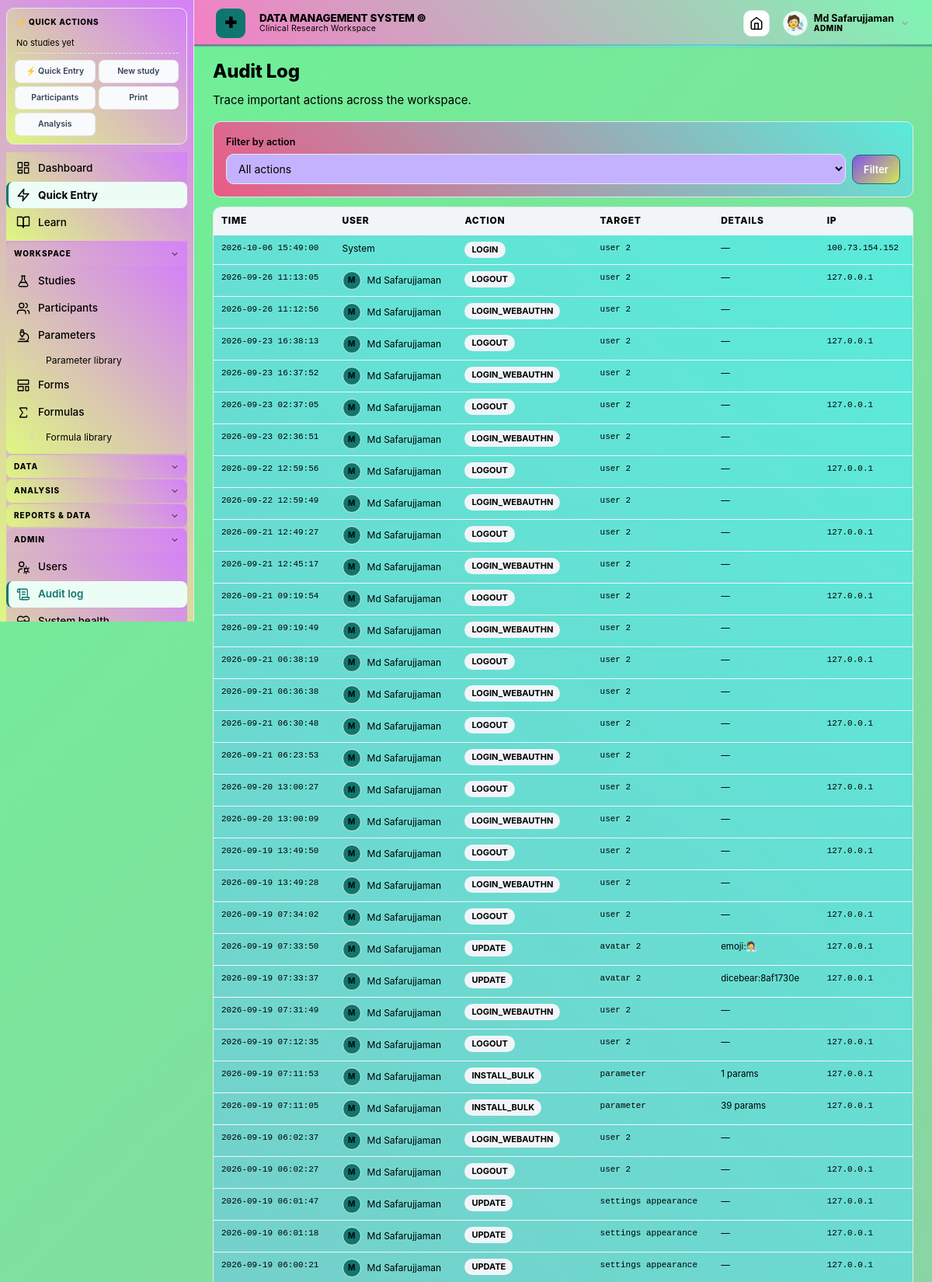
The page /audit (signed in, upper part) on the database its author committed.
### tables this page shows
CREATE TABLE settings(
    key   TEXT PRIMARY KEY,
    value TEXT NOT NULL
);

CREATE TABLE users(
    id            INTEGER PRIMARY KEY AUTOINCREMENT,
    username      TEXT UNIQUE NOT NULL,
    password_hash TEXT NOT NULL,
    role          TEXT NOT NULL CHECK(role IN ('ADMIN','RESEARCHER','VIEWER')),
    active        INTEGER NOT NULL DEFAULT 1,
    created_at    TEXT NOT NULL DEFAULT CURRENT_TIMESTAMP,
    last_login    TEXT,
    avatar_type   TEXT DEFAULT 'initials',
    avatar_value  TEXT DEFAULT '',
    avatar_style  TEXT DEFAULT '',
    totp_secret   TEXT DEFAULT '',
    totp_enabled  INTEGER DEFAULT 0,
    totp_backup_codes TEXT DEFAULT '',
    display_name  TEXT DEFAULT '',
    email         TEXT DEFAULT '',
    must_change_password INTEGER DEFAULT 0
);

CREATE TABLE audit_log(
    id          INTEGER PRIMARY KEY AUTOINCREMENT,
    user_id     INTEGER,
    action      TEXT NOT NULL,
    target_type TEXT DEFAULT '',
    target_id   TEXT DEFAULT '',
    details     TEXT DEFAULT '',
    ip          TEXT DEFAULT '',
    created_at  TEXT DEFAULT CURRENT_TIMESTAMP,
    FOREIGN KEY(user_id) REFERENCES users(id) ON DELETE SET NULL
);

### app.py (the view)
@app.route("/audit")
@role_required("ADMIN")
def audit_page():
    action_filter = request.args.get("action", "").strip()
    if action_filter:
        rows = query("""SELECT a.*, u.username FROM audit_log a
                        LEFT JOIN users u ON u.id=a.user_id
                        WHERE a.action=? ORDER BY a.id DESC LIMIT 500""",
                     (action_filter,))
    else:
        rows = query("""SELECT a.*, u.username FROM audit_log a
                        LEFT JOIN users u ON u.id=a.user_id
                        ORDER BY a.id DESC LIMIT 500""")
    actions = [r["action"] for r in
               query("SELECT DISTINCT action FROM audit_log ORDER BY action")]
    return render_template("audit.html", rows=rows,
                           actions=actions, action_filter=action_filter)

### app.py (called while the page is built, shortened)
@app.context_processor
def inject_globals():
    rt = get_runtime()
    return {
        "app_name":     setting("app_name", APP_NAME),
        "app_tagline":  setting("app_tagline", APP_TAGLINE),
        "institution":  setting("institution", ""),
        "app_settings": settings_dict(),
        "rt":           rt,                # ← runtime settings
        "palette":      PALETTE,
        "roles":        ROLES,
        "data_types":   DATA_TYPES,
        "now":          datetime.now(),
        "current_user": getattr(g, "user", None),
    }

@app.before_request
def load_user():
    g.user = None
    uid = session.get("user_id")
    if uid:
        row = one("SELECT id,username,display_name,role,active,avatar_type,avatar_value,avatar_style FROM users WHERE id=? AND active=1", (uid,))
        if row:
            sess_tok = session.get("_sess_tok")
            g.user = row
        else:
            session.clear()

@app.before_request
def require_login():
    ep = request.endpoint
    if not ep or ep in PUBLIC: return None
    if not g.user:
        return redirect(url_for("login", next=request.path))
    return None

def csrf_token():
    tok = session.get("_csrf")
    if not tok:
        tok = secrets.token_urlsafe(32)
        session["_csrf"] = tok
    return tok

def recent_studies_for_sidebar(limit=3):
    try:
        from database import query
        return query("""SELECT id, study_code, title
                       FROM studies WHERE archived = 0
                       ORDER BY id DESC LIMIT ?""", (limit,))
    except Exception:
        return []

def display_name_of(user):
    if not user:
        return ""
    try:
        dn = user["display_name"]
        if dn:
            return dn
    except (KeyError, IndexError, TypeError):
        pass
    try:
        return user["username"]
    except (KeyError, IndexError, TypeError):
        return ""

@app.context_processor
def _cache_buster():
    import time
    return {"_cb": str(int(time.time() // 10))}

@app.before_request
def enforce_roles():
    if not getattr(g, "user", None):
        return None
    ep = request.endpoint or ""
    if not ep:
        return None
    if ep in PUBLIC:
        return None
    role = g.user["role"]
    if role == "ADMIN":
        return None
    if ep in ADMIN_ONLY_ENDPOINTS:
        abort(403)
    if role == "VIEWER" and ep not in VIEWER_ALLOWED_ENDPOINTS:
        abort(403)
    return None

### templates/audit.html (shortened to what this page needs)
{% extends "base.html" %}
{% from "_avatar.html" import user_avatar %}
{% block content %}
<div class="pagehead">
  <div><h1>Audit Log</h1><p>Trace important actions across the workspace.</p></div>
</div>
<form class="card" method="get" style="display:flex;gap:8px;align-items:end;margin-bottom:12px">
  <label style="margin:0;flex:1">Filter by action
    <select name="action">
      <option value="">All actions</option>
    </select>
  </label>
  <button class="btn primary">Filter</button>
</form>
<div class="card table-wrap audit-wrap">
  <table>
    <thead>
      <tr><th>Time</th><th>User</th><th>Action</th><th>Target</th><th>Details</th><th class="hide-sm">IP</th></tr>
    </thead>
    <tbody>
      {% for a in rows %}
      <tr>
        <td class="a-time">{{ a.created_at }}</td>
        <td>
          {% if a.username %}
            <div style="display:flex;align-items:center;gap:8px">
              {{ user_avatar({'username': a.username, 'avatar_type': a.avatar_type, 'avatar_value': a.avatar_value, 'avatar_style': a.avatar_style}, 24) }}
              <span>{{ a.username }}</span>
            </div>
          {% else %}System{% endif %}
        </td>
        <td><span class="badge">{{ a.action }}</span></td>
        <td class="a-target">{{ a.target_type }} {{ a.target_id }}</td>
        <td class="a-details" title="{{ a.details }}">{{ a.details or '—' }}</td>
        <td class="hide-sm a-ip">{{ a.ip }}</td>
      </tr>
      {% else %}
      <tr><td colspan="6" class="muted" style="text-align:center;padding:28px">No audit entries yet.</td></tr>
      {% endfor %}
    </tbody>
  </table>
</div>
{% endblock %}

### templates/base.html (shortened to what this page needs)
<!doctype html>
<html lang="en">
<head>
<link rel="stylesheet" href="{{ url_for('static', filename='css/pro.css') }}">
<link rel="stylesheet" href="{{ url_for('static', filename='css/fonts.css') }}">
{% set _fc = app_settings.get('ui_font_class','') %}
</head>
<body class="{{ app_settings.get('ui_font_class','') }}">
{% from "_avatar.html" import site_logo, user_avatar %}
{% from "_icons.html" import icon %}
<div class="shell">
<aside class="sidebar" id="sidebar">
  <div class="quick-panel">
    <div class="quick-head">
      <span class="quick-title">⚡ Quick actions</span>
    </div>
    {% set _studies = recent_studies_for_sidebar() if recent_studies_for_sidebar is defined else [] %}
    {% if _studies %}
    {% for s in _studies %}
    <div class="quick-study">
      <span class="quick-study-code">{{ s.study_code }}</span>
      <div class="quick-study-actions">
        <a href="{{ url_for('participants_list') }}?study_id={{ s.id }}" title="Participants">👥</a>
        <a href="{{ url_for('participant_new') }}" title="Add">➕</a>
        <a href="{{ url_for('print_participants_summary', sid=s.id) }}" target="_blank" title="Print">🖨</a>
        <a href="{{ url_for('export_study', sid=s.id, fmt='xlsx') }}" title="Export">⬇</a>
      </div>
    </div>
    {% endfor %}
    {% else %}
    <div class="quick-empty">No studies yet</div>
    {% endif %}
    <div class="quick-globals">
      <a href="{{ url_for('quick_entry_page') }}" style="background:#ecfdf5;border-color:#a7f3d0;color:#0f766e;font-weight:800">⚡ Quick Entry</a>
      <a href="{{ url_for('study_new') }}">New study</a>
      <a href="{{ url_for('participants_list') }}">Participants</a>
      <a href="{{ url_for('print_hub') }}">Print</a>
      <a href="{{ url_for('analysis_hub') }}">Analysis</a>
    </div>
  </div>
  <nav class="sb-nav">
    <div class="sb-items sb-flat">
      <a href="{{ url_for('dashboard') }}" data-path="/" data-exact="1">
        Dashboard
      </a>
      <a href="{{ url_for('quick_entry_page') }}" data-path="/quick-entry"
         style="background:#ecfdf5;border-left-color:#0f766e;color:#0f766e;font-weight:700">
        Quick Entry
      </a>
      <a href="{{ url_for('learn_home') }}" data-path="/learn">
        Learn
      </a>
    </div>
    {% if current_user and current_user.role in ('ADMIN','RESEARCHER') %}
    <div class="sb-group" data-group="workspace">
      <button type="button" class="sb-group-head">
        <span class="sb-group-label">Workspace</span>
      </button>
      <div class="sb-items">
        <a href="{{ url_for('studies_list') }}" data-path="/studies">
          {{ icon('flask', 18, 'currentColor', 1.75) }} Studies
        </a>
        <a href="{{ url_for('participants_list') }}" data-path="/participants">
          {{ icon('users', 18, 'currentColor', 1.75) }} Participants
        </a>
        <a href="{{ url_for('parameters_list') }}" data-path="/parameters" data-exact="1">
          {{ icon('microscope', 18, 'currentColor', 1.75) }} Parameters
        </a>
        <a href="{{ url_for('parameter_library_page') }}" data-path="/parameters/library" class="sb-sub">
          Parameter library
        </a>
        <a href="{{ url_for('forms_list') }}" data-path="/forms">
          {{ icon('layout-template', 18, 'currentColor', 1.75) }} Forms
        </a>
        <a href="{{ url_for('formulas_list') }}" data-path="/formulas" data-exact="1">
          {{ icon('sigma', 18, 'currentColor', 1.75) }} Formulas
        </a>
        <a href="{{ url_for('formula_library_page') }}" data-path="/formulas/library" class="sb-sub">
          Formula library
        </a>
      </div>
    </div>
    <div class="sb-group" data-group="data">
      <button type="button" class="sb-group-head">
        <span class="sb-group-label">Data</span>
      </button>
    </div>
    <div class="sb-group" data-group="analysis">
      <button type="button" class="sb-group-head">
        <span class="sb-group-label">Analysis</span>
      </button>
    </div>
    <div class="sb-group" data-group="reports">
      <button type="button" class="sb-group-head">
        <span class="sb-group-label">Reports &amp; data</span>
      </button>
    </div>
    {% endif %}
    {% if current_user and current_user.role == 'ADMIN' %}
    <div class="sb-group" data-group="admin">
      <button type="button" class="sb-group-head">
        <span class="sb-group-label">Admin</span>
      </button>
      <div class="sb-items">
        <a href="{{ url_for('users_page') }}" data-path="/users">
          {{ icon('user-cog', 18, 'currentColor', 1.75) }} Users
        </a>
        <a href="{{ url_for('audit_page') }}" data-path="/audit">
          {{ icon('scroll', 18, 'currentColor', 1.75) }} Audit log
        </a>
        <a href="{{ url_for('health_check') }}" data-path="/health">
          {{ icon('heart-pulse', 18, 'currentColor', 1.75) }} System health
        </a>
      </div>
    </div>
    {% endif %}
  </nav>
</aside>
<main>
  <header class="topbar">
    <span class="topbar-logo" aria-hidden="true">
      {{ site_logo(app_settings, 38) }}
    </span>
    <div class="topbar-brand">
      <div class="topbar-title">{{ app_name }}</div>
      <div class="topbar-sub">Clinical Research Workspace</div>
    </div>
    <a class="iconbtn" href="{{ url_for('dashboard') }}" title="Home" id="home-btn">
    </a>
    {% if current_user %}
      <div class="userchip" id="userchip">
        {{ user_avatar(current_user, 32) }}
        <div class="uc-meta">
          <span class="uc-name">{{ display_name_of(current_user) }}</span>
          <span class="uc-role">{{ current_user.role|capitalize }}</span>
        </div>
      </div>
    {% endif %}
  </header>
  <section class="content">
    {% block content %}{% endblock %}
  </section>
</main>
</div>
<link rel="stylesheet" href="/theme.css?v={{ range(1000000, 9999999) | random }}">
</body>
</html>

### templates/_avatar.html (shortened to what this page needs)
{% macro user_avatar(u, size=32, ring=False) %}
{% set s = size|int %}
{% set border = '2px solid #a7f3d0' if ring else '1px solid #e2e8f0' %}
{% if u.avatar_type == 'upload' and u.avatar_value %}
  <img src="{{ url_for('avatar_file', fname=u.avatar_value) }}" alt=""
       style="width:{{ s }}px;height:{{ s }}px;border-radius:50%;object-fit:cover;border:{{ border }};display:inline-block;vertical-align:middle">
{% elif u.avatar_type == 'dicebear' and u.avatar_style %}
  <img src="https://api.dicebear.com/7.x/{{ u.avatar_style }}/svg?seed={{ u.avatar_value or u.username }}"
       alt=""
       style="width:{{ s }}px;height:{{ s }}px;border-radius:50%;object-fit:cover;border:{{ border }};display:inline-block;vertical-align:middle">
{% elif u.avatar_type == 'gif' and u.avatar_value %}
  <img src="{{ u.avatar_value }}" alt=""
       style="width:{{ s }}px;height:{{ s }}px;border-radius:50%;object-fit:cover;border:{{ border }};display:inline-block;vertical-align:middle">
{% elif u.avatar_type == 'emoji' and u.avatar_value %}
  <span style="display:inline-grid;place-items:center;width:{{ s }}px;height:{{ s }}px;
               border-radius:50%;background:#ecfdf5;border:{{ border }};
               font-size:{{ (s * 0.6)|int }}px;line-height:1;
               vertical-align:middle">{{ u.avatar_value }}</span>
{% else %}
  <span style="display:inline-grid;place-items:center;width:{{ s }}px;height:{{ s }}px;
               border-radius:50%;background:var(--primary);color:#fff;
               font-weight:700;font-size:{{ (s * 0.45)|int }}px;
               vertical-align:middle;border:{{ border }}">{{ u.username[0]|upper }}</span>
{% endif %}
{% endmacro %}
{% macro site_logo(settings, size=30) %}
{% set s = size|int %}
{% set logo_url = settings.get('brand_logo_url', '') or '' %}
{% set mark_value = settings.get('brand_mark_value', '✚') or '✚' %}
{% if logo_url and logo_url.strip() %}
  <span class="brandmark" style="display:none;width:{{ s }}px;height:{{ s }}px;
        font-size:{{ (s * 0.5)|int }}px">{{ mark_value }}</span>
{% endif %}
{% endmacro %}

### rows shown on the page
settings: value "DATA MANAGEMENT SYSTEM ©"
users: avatar_value "🧑‍🔬", display_name "Md Safarujjaman", role "ADMIN", username "M"
audit_log: created_at "2026-10-06 15:49:00", shows "System", action "LOGIN", target_type "user", target_id "2", details "—", ip "100.73.154.152"
audit_log: created_at "2026-09-26 11:13:05", {{ s }} 24 (drawn), username "Md Safarujjaman", action "LOGOUT", target_type "user", target_id "2", details "—", ip "127.0.0.1"
audit_log: created_at "2026-09-26 11:12:56", {{ s }} 24 (drawn), username "Md Safarujjaman", action "LOGIN_WEBAUTHN", target_type "user", target_id "2", details "—"
audit_log: created_at "2026-09-23 16:38:13", {{ s }} 24 (drawn), username "Md Safarujjaman", action "LOGOUT", target_type "user", target_id "2", details "—", ip "127.0.0.1"
audit_log: created_at "2026-09-23 16:37:52", {{ s }} 24 (drawn), username "Md Safarujjaman", action "LOGIN_WEBAUTHN", target_type "user", target_id "2", details "—"
audit_log: created_at "2026-09-23 02:37:05", {{ s }} 24 (drawn), username "Md Safarujjaman", action "LOGOUT", target_type "user", target_id "2", details "—", ip "127.0.0.1"
audit_log: created_at "2026-09-23 02:36:51", {{ s }} 24 (drawn), username "Md Safarujjaman", action "LOGIN_WEBAUTHN", target_type "user", target_id "2", details "—"
audit_log: created_at "2026-09-22 12:59:56", {{ s }} 24 (drawn), username "Md Safarujjaman", action "LOGOUT", target_type "user", target_id "2", details "—", ip "127.0.0.1"
audit_log: created_at "2026-09-22 12:59:49", {{ s }} 24 (drawn), username "Md Safarujjaman", action "LOGIN_WEBAUTHN", target_type "user", target_id "2", details "—"
audit_log: created_at "2026-09-21 12:49:27", {{ s }} 24 (drawn), username "Md Safarujjaman", action "LOGOUT", target_type "user", target_id "2", details "—", ip "127.0.0.1"
audit_log: created_at "2026-09-21 12:45:17", {{ s }} 24 (drawn), username "Md Safarujjaman", action "LOGIN_WEBAUTHN", target_type "user", target_id "2", details "—"
audit_log: created_at "2026-09-21 09:19:54", {{ s }} 24 (drawn), username "Md Safarujjaman", action "LOGOUT", target_type "user", target_id "2", details "—", ip "127.0.0.1"
audit_log: created_at "2026-09-21 09:19:49", {{ s }} 24 (drawn), username "Md Safarujjaman", action "LOGIN_WEBAUTHN", target_type "user", target_id "2", details "—"
audit_log: created_at "2026-09-21 06:38:19", {{ s }} 24 (drawn), username "Md Safarujjaman", action "LOGOUT", target_type "user", target_id "2", details "—", ip "127.0.0.1"
audit_log: created_at "2026-09-21 06:36:38", {{ s }} 24 (drawn), username "Md Safarujjaman", action "LOGIN_WEBAUTHN", target_type "user", target_id "2", details "—"
audit_log: created_at "2026-09-21 06:30:48", {{ s }} 24 (drawn), username "Md Safarujjaman", action "LOGOUT", target_type "user", target_id "2", details "—", ip "127.0.0.1"
audit_log: created_at "2026-09-21 06:23:53", {{ s }} 24 (drawn), username "Md Safarujjaman", action "LOGIN_WEBAUTHN", target_type "user", target_id "2", details "—"
audit_log: created_at "2026-09-20 13:00:27", {{ s }} 24 (drawn), username "Md Safarujjaman", action "LOGOUT", target_type "user", target_id "2", details "—", ip "127.0.0.1"
audit_log: created_at "2026-09-20 13:00:09", {{ s }} 24 (drawn), username "Md Safarujjaman", action "LOGIN_WEBAUTHN", target_type "user", target_id "2", details "—"
audit_log: created_at "2026-09-19 13:49:50", {{ s }} 24 (drawn), username "Md Safarujjaman", action "LOGOUT", target_type "user", target_id "2", details "—", ip "127.0.0.1"
audit_log: created_at "2026-09-19 13:49:28", {{ s }} 24 (drawn), username "Md Safarujjaman", action "LOGIN_WEBAUTHN", target_type "user", target_id "2", details "—"
audit_log: created_at "2026-09-19 07:34:02", {{ s }} 24 (drawn), username "Md Safarujjaman", action "LOGOUT", target_type "user", target_id "2", details "—", ip "127.0.0.1"
audit_log: created_at "2026-09-19 07:33:50", {{ s }} 24 (drawn), username "Md Safarujjaman", action "UPDATE", target_type "avatar", target_id "2", details "emoji:🧑‍🔬", ip "127.0.0.1"
audit_log: created_at "2026-09-19 07:33:37", {{ s }} 24 (drawn), username "Md Safarujjaman", action "UPDATE", target_type "avatar", target_id "2", details "dicebear:8af1730e", ip "127.0.0.1"
audit_log: created_at "2026-09-19 07:31:49", {{ s }} 24 (drawn), username "Md Safarujjaman", action "LOGIN_WEBAUTHN", target_type "user", target_id "2", details "—"
audit_log: created_at "2026-09-19 07:12:35", {{ s }} 24 (drawn), username "Md Safarujjaman", action "LOGOUT", target_type "user", target_id "2", details "—", ip "127.0.0.1"
audit_log: created_at "2026-09-19 07:11:53", {{ s }} 24 (drawn), username "Md Safarujjaman", action "INSTALL_BULK", target_type "parameter", details "1 params", ip "127.0.0.1"
audit_log: created_at "2026-09-19 07:11:05", {{ s }} 24 (drawn), username "Md Safarujjaman", action "INSTALL_BULK", target_type "parameter", details "39 params", ip "127.0.0.1"
audit_log: created_at "2026-09-19 06:02:37", {{ s }} 24 (drawn), username "Md Safarujjaman", action "LOGIN_WEBAUTHN", target_type "user", target_id "2", details "—"
audit_log: created_at "2026-09-19 06:02:27", {{ s }} 24 (drawn), username "Md Safarujjaman", action "LOGOUT", target_type "user", target_id "2", details "—", ip "127.0.0.1"
audit_log: created_at "2026-09-19 06:01:47", {{ s }} 24 (drawn), username "Md Safarujjaman", action "UPDATE", target_type "settings", target_id "appearance", details "—", ip "127.0.0.1"
audit_log: created_at "2026-09-19 06:01:18", {{ s }} 24 (drawn), username "Md Safarujjaman", action "UPDATE", target_type "settings", target_id "appearance", details "—", ip "127.0.0.1"
audit_log: created_at "2026-09-19 06:00:21", {{ s }} 24 (drawn), username "Md Safarujjaman", action "UPDATE", target_type "settings", target_id "appearance", details "—", ip "127.0.0.1"

### other values the page prints
{{ mark_value }} "✚"
